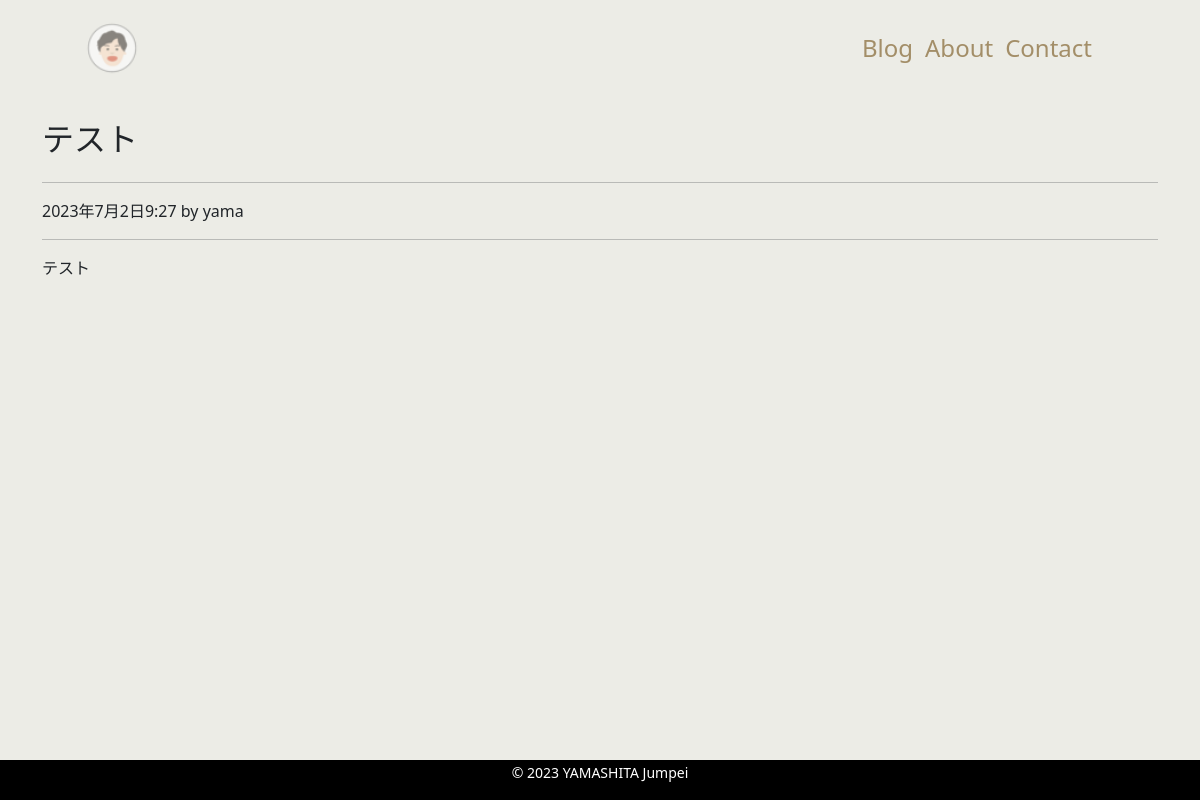
/blog/8, run on the app's committed database.
### mysite/models.py (models this page shows, shortened)
class Blog(models.Model):
    author = models.ForeignKey(settings.AUTH_USER_MODEL, on_delete=models.CASCADE)
    title = models.CharField('タイトル', max_length=100)
    content = models.TextField('者分')
    created = models.DateTimeField('作成日', default=timezone.now)

### mysite/views.py (the view)
# urls.py: path('blog/<int:pk>', views.BlogDetailView.as_view(), name='blog_detail'),
class BlogDetailView(View):
    def get(self, request, *args, **kwargs):
        blog_data = Blog.objects.get(id=self.kwargs['pk'])
        return render(request, 'mysite/blog_detail.html', {
            'blog_data': blog_data
        })

### mysite/templates/mysite/blog_detail.html (shortened to what this page needs)
{% extends 'mysite/base.html' %}
{% block content %}
<div class="container">
    <h2 class="my-4">{{ blog_data.title }}</h2>
    <hr>
    <p>{{ blog_data.created }} by {{ blog_data.author }}</p>
    <hr>
    <p>{{ blog_data.content|linebreaksbr }}</p>
</div>
{% endblock content %}

### mysite/static/css/style.css (style rules this page uses)
* { padding: 0; margin: 0; box-sizing: border-box; }
body { background-color: #ECECE6; display: flex; flex-flow: column; min-height: 100vh; }

### data on the page
Blog: title "テスト", created "2023年7月2日9:27", author "yama", content "テスト"
